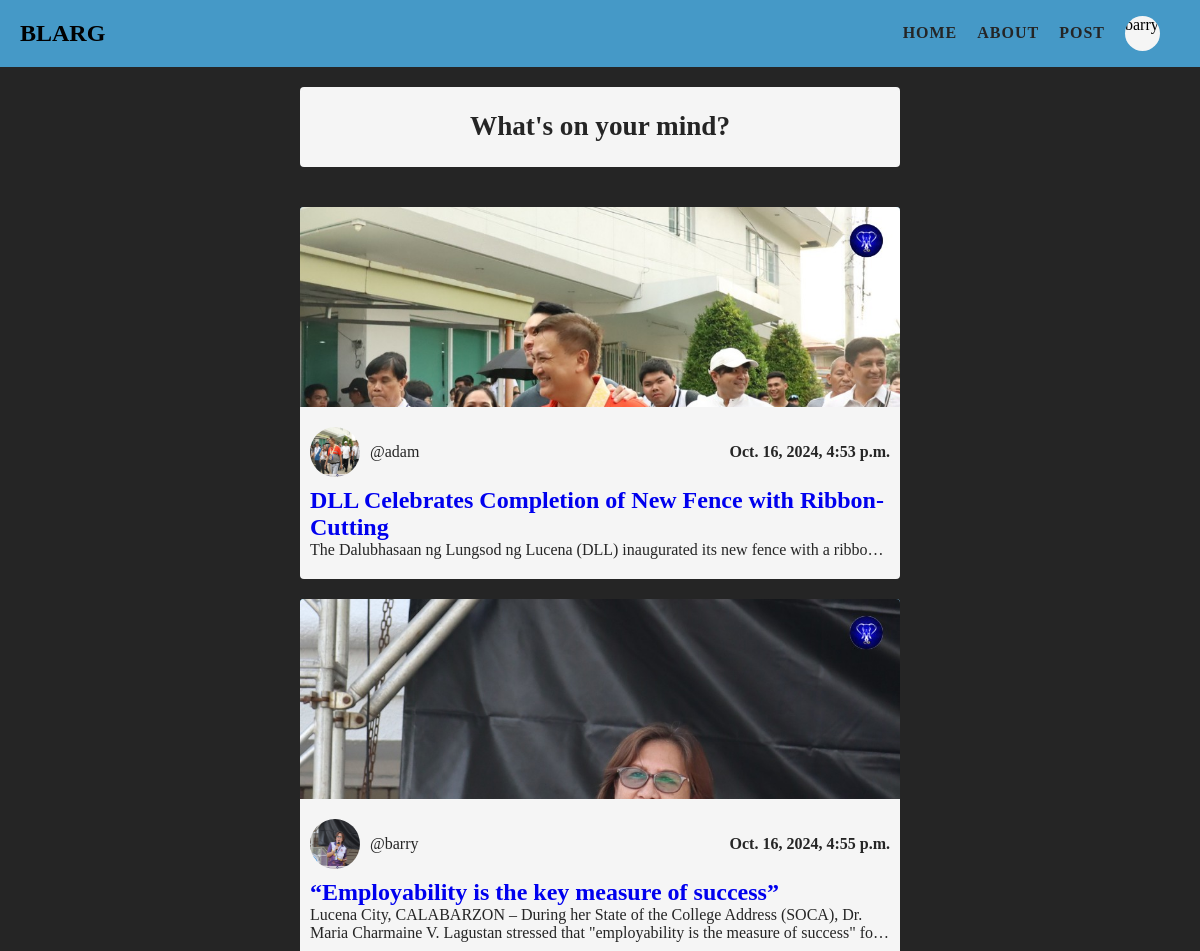
Page /posts/list/ (signed in) on the committed database.
### POST/models.py (models this page shows, shortened)
class Post(models.Model):
	title = models.CharField(max_length=200)
	content = models.TextField()
	banner = models.ImageField(default="perl.png", blank=True)
	author = models.ForeignKey(User, on_delete=models.CASCADE, default=None)
	slug = models.SlugField(blank=True)
	posted_at = models.DateTimeField(auto_now_add=True)

### POST/views.py (the view)
# urls.py: path("list/", views.post_list, name="list"),
def post_list(request):
	Posts = Post.objects.all()
	return render(request, "POSTS/post_list.html",{
		'Posts':Posts
		})

### POST/templates/POSTS/post_list.html (shortened to what this page needs)
{% extends "layout.html" %}
{% load	static %}
{% block content %}
	<section id="post-list">
		{% if user.is_authenticated %}
		<div class="create-post post-item">
			<a href="{% url 'POST:new' %}">What's on your mind?</a>
		</div>
		{% endif %}
		{% for post in Posts %}
			<article class="post-item">
				<div class="post-banner">
					<img src="{{post.banner.url}}" alt="banner picture">
				</div>
				<div class="post-content">
					<div class="post-details">
						<div class="userProfile">
							<img class="userProfile" src="{{post.banner.url}}" alt="profile picture">
						</div>
						<p>
							<span>@{{post.author}}</span>
							<span>
								<b>
								{{post.posted_at}}
								</b>
							</span>
						</p>
					</div>
					<div class="content">
						<h2><a href="{% url 'POST:page' post.slug %}">{{post.title}}</a></h2>
						<p>
							{{post.content}}
						</p>
					</div>
				</div>
			</article>
		{% endfor %}
	</section>
{% endblock %}

### templates/layout.html (shortened to what this page needs)
<!DOCTYPE html>
{% load static %}
<html lang="en">
<head>
	<link rel="stylesheet" href="{% static 'styles.css' %}">
</head>
<body>
	<nav class="nav-bar">
		<h1 id="hero">BLARG</h1>
		<ul class="nav-items">
			<li><a href="{% url 'home' %}">home</a></li>
			<li><a href="{% url 'about' %}">about</a></li>
			<li><a href="{% url 'POST:list' %}">post</a></li>
			{% if user.is_authenticated %}
				<li>
					<div id="userPanel">
						<p>{{user}}</p>
					</div>
				</li>
			{% else %}
				<li><a href="{% url 'USER:login' %}">login</a></li>
			{% endif %}
		</ul>
	</nav>
	<main>
		{% block content %}
		{% endblock %}
	</main>
</body>
</html>

### static/styles.css (style rules this page uses)
* { margin: 0; }
body { box-sizing: border-box; height: 100vh; width: 100vw; }
.nav-bar { background-color: #4599C7; height: 7%; display: flex; justify-content: space-between; align-items: center; padding-inline: 20px; }
.nav-items { display: flex; list-style-type: none; align-items: center; gap: 20px; }
.nav-items a { text-decoration: none; text-transform: uppercase; font-weight: bold; color: #252525; letter-spacing: 1px; }
.nav-items #userPanel { width: 35px; height: 35px; border-radius: 100px; overflow: hidden; background-color: whitesmoke; }
main { background-color: #252525; color: whitesmoke; height: 93%; width: 100%; display: flex; justify-content: center; overflow: auto; }
#post-list { height: 100%; }
#post-list .create-post { background-color: whitesmoke; width: 100%; height: 80px; display: inline-flex; align-items: center; justify-content: center; }
#post-list .create-post a { text-decoration: none; color: #252525; font-size: 1.7em; font-weight: bold; }
.post-item { margin: 20px 0px; background-color:whitesmoke; color: #252525; width: 600px; border-radius: 4px; overflow: hidden; }
.post-banner { height: 200px; width: ; background-color: #4599C7; }
.post-banner img { height: 200px; width: 100%; object-fit: cover; object-position:top; }
.post-content { margin: 20px 10px; }
.post-details { display: flex; gap: 10px; align-items: center; }
.post-details p { width: 100%; display: flex; justify-content: space-between; }
.post-details .userProfile { height: 50px; width: 50px; border-radius: 100px; }
.post-content .content { margin-top: 10px; display: -webkit-box; -webkit-line-clamp: 3; -webkit-box-orient: vertical; overflow: hidden; }
.post-content .content a { text-decoration: none; }

### rows in the picture
Post: banner (picture), author "adam", posted_at "Oct. 16, 2024, 4:53 p.m.", title "DLL Celebrates Completion of New Fence with Ribbon-Cutting", content "The Dalubhasaan ng Lungsod ng Lucena (DLL) inaugurated its new fence with…"
Post: banner (picture), author "barry", posted_at "Oct. 16, 2024, 4:55 p.m.", title "“Employability is the key measure of success”", content "Lucena City, CALABARZON – During her State of the College Address (SOCA), Dr. Maria Charmaine V. Lagustan stressed that \"employability is the measure of success\"…"

### other values in the picture
{{ user }} "barry"
